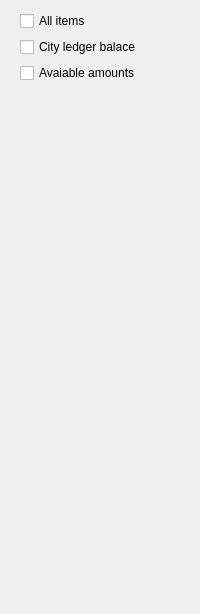
     <widget class="QWidget" name="tabCityLedger">
      <attribute name="title">
       <string>City ledger</string>
      </attribute>
      <layout class="QVBoxLayout" name="verticalLayout_7">
       <property name="leftMargin">
        <number>20</number>
       </property>
       <item>
        <widget class="EQCheckBox" name="chMenuCityLedger">
         <property name="text">
          <string>All items</string>
         </property>
         <property name="Tag" stdset="0">
          <number>16</number>
         </property>
        </widget>
       </item>
       <item>
        <widget class="EQCheckBox" name="chCityLedgerBalance">
         <property name="text">
          <string>City ledger balace</string>
         </property>
         <property name="Tag" stdset="0">
          <number>18</number>
         </property>
        </widget>
       </item>
       <item>
        <widget class="EQCheckBox" name="chAvailableCLAmounts">
         <property name="text">
          <string>Avaiable amounts</string>
         </property>
         <property name="Tag" stdset="0">
          <number>85</number>
         </property>
        </widget>
       </item>
       <item>
        <spacer name="verticalSpacer_5">
         <property name="orientation">
          <enum>Qt::Vertical</enum>
         </property>
         <property name="sizeHint" stdset="0">
          <size>
           <width>20</width>
           <height>520</height>
          </size>
         </property>
        </spacer>
       </item>
      </layout>
     </widget>
